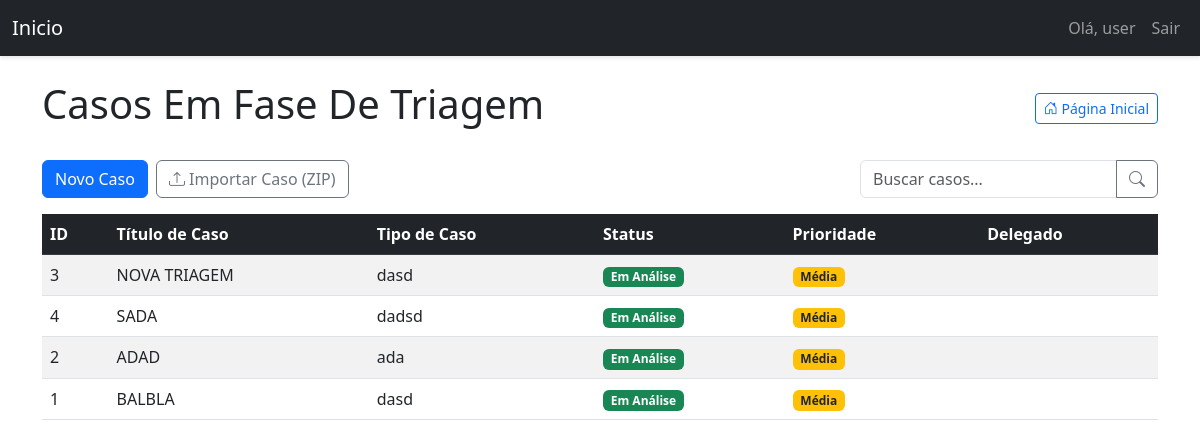
Screenshot of /dashboard/ (signed in) with the database file from the repository.
### models.py (models this page shows, shortened)
class User(UserMixin, db.Model):
    id = db.Column(db.Integer, primary_key=True)
    username = db.Column(db.String(64), index=True, unique=True)
    email = db.Column(db.String(120), index=True, unique=True)
    password_hash = db.Column(db.String(128))
    is_admin = db.Column(db.Boolean, default=False)
    tickets = db.relationship('Ticket', backref='author', lazy='dynamic', cascade="all, delete-orphan")
    comments = db.relationship('Comment', backref='author', lazy='dynamic', cascade="all, delete-orphan")
    attachments = db.relationship('Attachment', backref='author', lazy='dynamic')
    appointments = db.relationship('Appointment', backref='user', lazy='dynamic', cascade="all, delete-orphan")
    advogados = db.relationship('Advogado', backref='owner_user', lazy='dynamic', cascade="all, delete-orphan")

class Ticket(db.Model):
    id = db.Column(db.Integer, primary_key=True)
    ticket_code = db.Column(db.String(30), unique=True)
    title = db.Column(db.String(140))
    description = db.Column(db.Text)
    case_number = db.Column(db.String(50))
    status = db.Column(db.String(20), default='Em Análise')
    priority = db.Column(db.String(20), default='Média')
    created_at = db.Column(db.DateTime, index=True, default=datetime.utcnow)
    updated_at = db.Column(db.DateTime, index=True, default=datetime.utcnow)
    user_id = db.Column(db.Integer, db.ForeignKey('user.id'))
    delegado = db.Column(db.String(100))
    comments = db.relationship('Comment', backref='ticket', lazy='dynamic', cascade="all, delete-orphan")
    attachments = db.relationship('Attachment', backref='ticket', lazy='dynamic', cascade="all, delete-orphan")
    todos = db.relationship('TodoItem', backref='ticket', lazy='dynamic', cascade="all, delete-orphan")

### triagem/routes/dashboard.py (the view)
@dashboard_bp.route('/')  # Rota vazia, que combina com o prefixo '/dashboard' em app.py
@login_required
def dashboard():
    search_term = request.args.get('search', '')
    query = Ticket.query
    if not current_user.is_admin:
        query = query.filter(Ticket.user_id == current_user.id)
    if search_term:
        query = query.filter(
            (Ticket.title.ilike(f'%{search_term}%')) |
            (Ticket.case_number.ilike(f'%{search_term}%')) |
            (Ticket.description.ilike(f'%{search_term}%'))
        )
    status_order = {'Em Análise': 1, 'Em Espera': 2, 'Arquivado': 3}
    priority_order = {'Alta': 1, 'Média': 2, 'Baixa': 3}
    query = query.order_by(
        db.case(status_order, value=Ticket.status),
        db.case(priority_order, value=Ticket.priority),
        Ticket.updated_at.desc()
    )
    tickets = query.all()
    return render_template('dashboard.html', tickets=tickets, search_term=search_term)

### triagem/templates/dashboard.html (shortened to what this page needs)
{% extends "base.html" %}
{% block content %}
<div class="d-flex justify-content-between align-items-center mb-4 flex-wrap">
    <h1>Casos Em Fase De Triagem</h1>
    <a href="{{ url_for('main.index') }}" class="btn btn-outline-primary btn-sm">
        <i class="bi bi-house-door"></i> Página Inicial
    </a>
</div>
<div class="d-flex justify-content-between mb-3 flex-wrap gap-2">
    <div class="d-flex gap-2">
        <a href="{{ url_for('ticket.create_ticket') }}" class="btn btn-primary">Novo Caso</a>
        <button class="btn btn-outline-secondary" type="button" data-bs-toggle="modal" data-bs-target="#importTicketModal">
            <i class="bi bi-upload"></i> Importar Caso (ZIP)
        </button>
    </div>
    <form method="GET" action="{{ url_for('dashboard.dashboard') }}" class="d-flex ms-md-auto mt-2 mt-md-0">
        <div class="input-group">
            <input type="text" name="search" class="form-control" placeholder="Buscar casos..." value="{{ request.args.get('search', '') }}">
            <button class="btn btn-outline-secondary" type="submit">
                <i class="bi bi-search"></i>
            </button>
        </div>
    </form>
</div>
<div class="table-responsive">
    <table class="table table-striped table-hover" id="tickets-table">
        <thead class="table-dark">
            <tr>
                <th>ID</th>
                <th>Título de Caso</th>
                <th>Tipo de Caso</th>
                <th>Status</th>
                <th>Prioridade</th>
                <th>Delegado</th>
            </tr>
        </thead>
        <tbody>
            {% for ticket in tickets %}
            <tr class="clickable-row" data-href="{{ url_for('ticket.view_ticket', ticket_id=ticket.id) }}">
                <td>{{ ticket.id }}</td>
                <td>{{ ticket.title }}</td>
                <td>{{ ticket.case_number }}</td>
                <td>
                    <span class="badge
                        {% if ticket.status == 'Em Análise' %}bg-success
                        {% elif ticket.status == 'Em Espera' %}bg-warning text-dark
                        {% elif ticket.status == 'Arquivado' %}bg-secondary
                        {% else %}bg-info{% endif %}">
                        {{ ticket.status }}
                    </span>
                </td>
                <td>
                    <span class="badge
                        {% if ticket.priority == 'Alta' %}bg-danger
                        {% elif ticket.priority == 'Média' %}bg-warning text-dark
                        {% elif ticket.priority == 'Baixa' %}bg-info
                        {% else %}bg-secondary{% endif %}">
                        {{ ticket.priority }}
                    </span>
                </td>
                <td>{{ ticket.delegado }}</td>
            </tr>
            {% endfor %}
        </tbody>
    </table>
</div>
{% endblock %}

### triagem/templates/base.html (shortened to what this page needs)
<!DOCTYPE html>
<html lang="pt-BR">
<head>
    {% block styles %}
        <link rel="stylesheet" href="https://cdn.jsdelivr.net/npm/bootstrap-icons@1.8.0/font/bootstrap-icons.css">
        <link rel="stylesheet" href="{{ url_for('static', filename='css/triagem.css') }}">
        <link href="https://cdn.jsdelivr.net/npm/bootstrap@5.3.0/dist/css/bootstrap.min.css" rel="stylesheet">
    {% endblock %}
</head>
<body>
    <nav class="navbar navbar-expand-lg navbar-dark bg-dark">
        <div class="container-fluid">
            <a class="navbar-brand" href="{{ url_for('main.index') }}">Inicio</a>
            <div class="collapse navbar-collapse" id="navbarNav">
                <ul class="navbar-nav ms-auto">
                    {% if current_user.is_authenticated %}
                    <li class="nav-item">
                        <span class="nav-link">Olá, {{ current_user.username }}</span>
                    </li>
                    <li class="nav-item">
                        <a class="nav-link" href="{{ url_for('auth.logout') }}">Sair</a>
                    </li>
                    {% else %}
                    <li class="nav-item">
                        <a class="nav-link" href="{{ url_for('auth.login') }}">Login</a>
                    </li>
                    {% endif %}
                </ul>
            </div>
        </div>
    </nav>
    <div class="container mt-4">
        {% block content %}{% endblock %}
    </div>
</body>
</html>

### static/css/triagem.css (style rules this page uses)
body { background-color: #f8f9fa; padding-bottom: 50px; font-family: 'Open Sans', sans-serif; }
.navbar { box-shadow: 0 2px 4px rgba(0,0,0,.1); }
.table th { background-color: #f8f9fa; }
.badge { font-weight: 500; }
::placeholder { color: #6c757d; opacity: 1; }
.clickable-row { cursor: pointer; }

### rows the page displays
User: username "user"
Ticket: id "3", title "NOVA TRIAGEM", case_number "dasd", status "Em Análise", priority "Média"
Ticket: id "4", title "SADA", case_number "dadsd", status "Em Análise", priority "Média"
Ticket: id "2", title "ADAD", case_number "ada", status "Em Análise", priority "Média"
Ticket: id "1", title "BALBLA", case_number "dasd", status "Em Análise", priority "Média"
